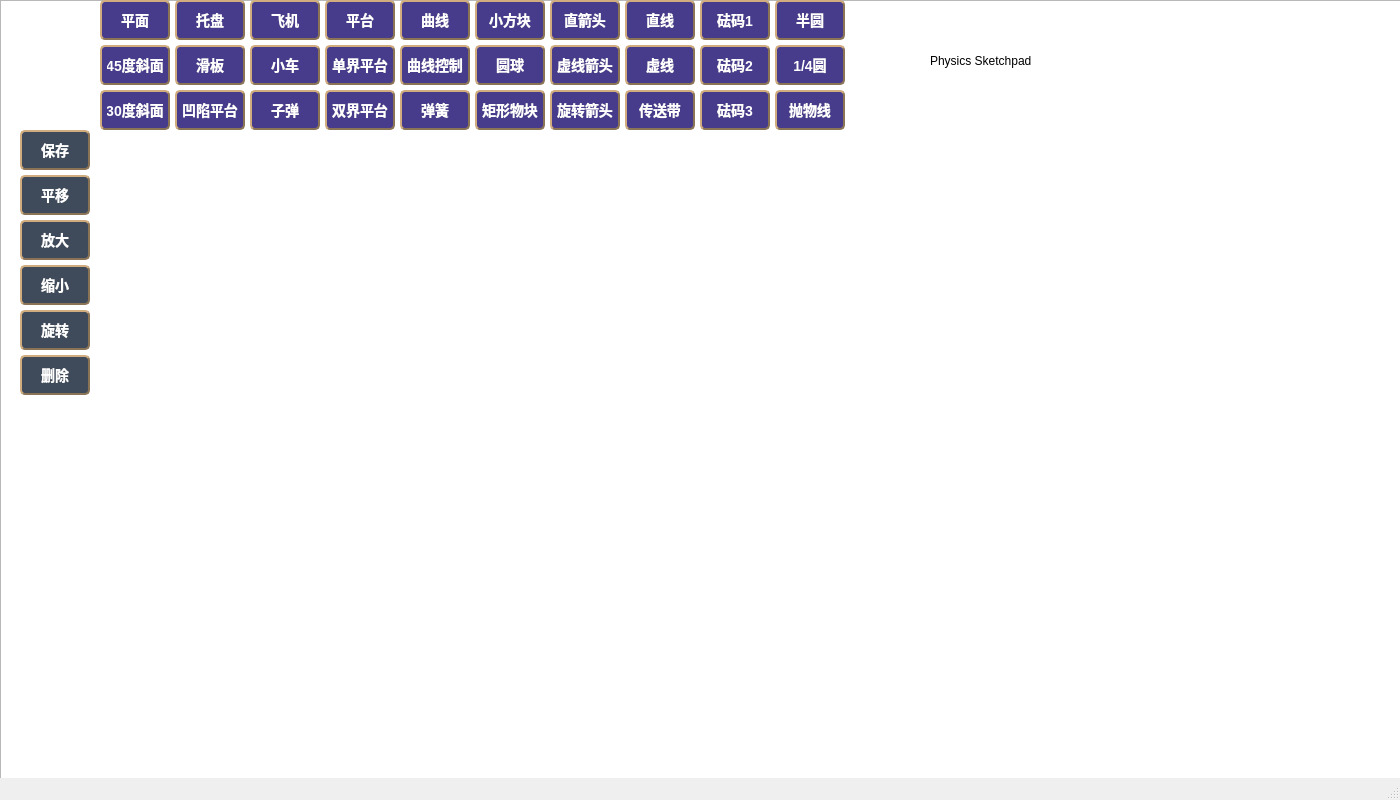
 <widget class="QMainWindow" name="MainWindow">
  <property name="geometry">
   <rect>
    <x>0</x>
    <y>0</y>
    <width>1400</width>
    <height>800</height>
   </rect>
  </property>
  <property name="windowTitle">
   <string>MainWindow</string>
  </property>
  <property name="styleSheet">
   <string notr="true"/>
  </property>
  <widget class="QWidget" name="centralwidget">
   <property name="styleSheet">
    <string notr="true"/>
   </property>
   <widget class="QPushButton" name="Save">
    <property name="geometry">
     <rect>
      <x>20</x>
      <y>130</y>
      <width>70</width>
      <height>40</height>
     </rect>
    </property>
    <property name="styleSheet">
     <string notr="true">QPushButton
{
	background-color: #3F4B5B; 
	border-style: outset;
	border-width: 2px;
	border-radius:5px; 
	border-color: #8B7355;
	font: bold 14px;
	min-width:2em;
	color:white; 
	padding: 5px;
}
 
QPushButton:hover
{
	background-color: rgb(0, 150, 0);
}
 
QPushButton:pressed
{
	background-color: #1E90FF; /*伪状态经过时背景色*/ 
	border-style: inset;
}
QPushButton:!enabled{
	background-color: rgb(100, 100, 100);
	border-style: inset;
}
</string>
    </property>
    <property name="text">
     <string>保存</string>
    </property>
   </widget>
   <widget class="QPushButton" name="SSurface">
    <property name="geometry">
     <rect>
      <x>100</x>
      <y>0</y>
      <width>70</width>
      <height>40</height>
     </rect>
    </property>
    <property name="styleSheet">
     <string notr="true">QPushButton
{
	background-color: #473C8B; 
	border-style: outset;
	border-width: 2px;
	border-radius:5px; 
	border-color: #8B7355;
	font: bold 14px;
	min-width:2em;
	color:white; 
	padding: 5px;
}
 
QPushButton:hover
{
	background-color: rgb(0, 150, 0);
}
 
QPushButton:pressed
{
	background-color: #1E90FF; /*伪状态经过时背景色*/ 
	border-style: inset;
}
QPushButton:!enabled{
	background-color: rgb(100, 100, 100);
	border-style: inset;
}
</string>
    </property>
    <property name="text">
     <string>平面</string>
    </property>
   </widget>
   <widget class="QPushButton" name="Translate">
    <property name="geometry">
     <rect>
      <x>20</x>
      <y>175</y>
      <width>70</width>
      <height>40</height>
     </rect>
    </property>
    <property name="styleSheet">
     <string notr="true">QPushButton
{
	background-color: #3F4B5B; 
	border-style: outset;
	border-width: 2px;
	border-radius:5px; 
	border-color: #8B7355;
	font: bold 14px;
	min-width:2em;
	color:white; 
	padding: 5px;
}
 
QPushButton:hover
{
	background-color: rgb(0, 150, 0);
}
 
QPushButton:pressed
{
	background-color: #1E90FF; /*伪状态经过时背景色*/ 
	border-style: inset;
}
QPushButton:!enabled{
	background-color: rgb(100, 100, 100);
	border-style: inset;
}
</string>
    </property>
    <property name="text">
     <string>平移</string>
    </property>
   </widget>
   <widget class="QPushButton" name="ZoomIn">
    <property name="geometry">
     <rect>
      <x>20</x>
      <y>220</y>
      <width>70</width>
      <height>40</height>
     </rect>
    </property>
    <property name="styleSheet">
     <string notr="true">QPushButton
{
	background-color: #3F4B5B; 
	border-style: outset;
	border-width: 2px;
	border-radius:5px; 
	border-color: #8B7355;
	font: bold 14px;
	min-width:2em;
	color:white; 
	padding: 5px;
}
 
QPushButton:hover
{
	background-color: rgb(0, 150, 0);
}
 
QPushButton:pressed
{
	background-color: #1E90FF; /*伪状态经过时背景色*/ 
	border-style: inset;
}
QPushButton:!enabled{
	background-color: rgb(100, 100, 100);
	border-style: inset;
}
</string>
    </property>
    <property name="text">
     <string>放大</string>
    </property>
   </widget>
   <widget class="QPushButton" name="ZoomOut">
    <property name="geometry">
     <rect>
      <x>20</x>
      <y>265</y>
      <width>70</width>
      <height>40</height>
     </rect>
    </property>
    <property name="styleSheet">
     <string notr="true">QPushButton
{
	background-color: #3F4B5B; 
	border-style: outset;
	border-width: 2px;
	border-radius:5px; 
	border-color: #8B7355;
	font: bold 14px;
	min-width:2em;
	color:white; 
	padding: 5px;
}
 
QPushButton:hover
{
	background-color: rgb(0, 150, 0);
}
 
QPushButton:pressed
{
	background-color: #1E90FF; /*伪状态经过时背景色*/ 
	border-style: inset;
}
QPushButton:!enabled{
	background-color: rgb(100, 100, 100);
	border-style: inset;
}
</string>
    </property>
    <property name="text">
     <string>缩小</string>
    </property>
   </widget>
   <widget class="QPushButton" name="Ramp">
    <property name="geometry">
     <rect>
      <x>100</x>
      <y>45</y>
      <width>70</width>
      <height>40</height>
     </rect>
    </property>
    <property name="styleSheet">
     <string notr="true">QPushButton
{
	background-color: #473C8B; 
	border-style: outset;
	border-width: 2px;
	border-radius:5px; 
	border-color: #8B7355;
	font: bold 14px;
	min-width:2em;
	color:white; 
	padding: 5px;
}
 
QPushButton:hover
{
	background-color: rgb(0, 150, 0);
}
 
QPushButton:pressed
{
	background-color: #1E90FF; /*伪状态经过时背景色*/ 
	border-style: inset;
}
QPushButton:!enabled{
	background-color: rgb(100, 100, 100);
	border-style: inset;
}
</string>
    </property>
    <property name="text">
     <string>45度斜面</string>
    </property>
   </widget>
   <widget class="QPushButton" name="Semicircle">
    <property name="geometry">
     <rect>
      <x>775</x>
      <y>0</y>
      <width>70</width>
      <height>40</height>
     </rect>
    </property>
    <property name="styleSheet">
     <string notr="true">QPushButton
{
	background-color: #473C8B; 
	border-style: outset;
	border-width: 2px;
	border-radius:5px; 
	border-color: #8B7355;
	font: bold 14px;
	min-width:2em;
	color:white; 
	padding: 5px;
}
 
QPushButton:hover
{
	background-color: rgb(0, 150, 0);
}
 
QPushButton:pressed
{
	background-color: #1E90FF; /*伪状态经过时背景色*/ 
	border-style: inset;
}
QPushButton:!enabled{
	background-color: rgb(100, 100, 100);
	border-style: inset;
}
</string>
    </property>
    <property name="text">
     <string>半圆</string>
    </property>
   </widget>
   <widget class="QPushButton" name="parabola">
    <property name="geometry">
     <rect>
      <x>775</x>
      <y>90</y>
      <width>70</width>
      <height>40</height>
     </rect>
    </property>
    <property name="styleSheet">
     <string notr="true">QPushButton
{
	background-color: #473C8B; 
	border-style: outset;
	border-width: 2px;
	border-radius:5px; 
	border-color: #8B7355;
	font: bold 14px;
	min-width:2em;
	color:white; 
	padding: 5px;
}
 
QPushButton:hover
{
	background-color: rgb(0, 150, 0);
}
 
QPushButton:pressed
{
	background-color: #1E90FF; /*伪状态经过时背景色*/ 
	border-style: inset;
}
QPushButton:!enabled{
	background-color: rgb(100, 100, 100);
	border-style: inset;
}
</string>
    </property>
    <property name="text">
     <string>抛物线</string>
    </property>
   </widget>
   <widget class="QPushButton" name="curve">
    <property name="geometry">
     <rect>
      <x>400</x>
      <y>0</y>
      <width>70</width>
      <height>40</height>
     </rect>
    </property>
    <property name="styleSheet">
     <string notr="true">QPushButton
{
	background-color: #473C8B; 
	border-style: outset;
	border-width: 2px;
	border-radius:5px; 
	border-color: #8B7355;
	font: bold 14px;
	min-width:2em;
	color:white; 
	padding: 5px;
}
 
QPushButton:hover
{
	background-color: rgb(0, 150, 0);
}
 
QPushButton:pressed
{
	background-color: #1E90FF; /*伪状态经过时背景色*/ 
	border-style: inset;
}
QPushButton:!enabled{
	background-color: rgb(100, 100, 100);
	border-style: inset;
}
</string>
    </property>
    <property name="text">
     <string>曲线</string>
    </property>
   </widget>
   <widget class="QPushButton" name="curverow">
    <property name="geometry">
     <rect>
      <x>550</x>
      <y>90</y>
      <width>70</width>
      <height>40</height>
     </rect>
    </property>
    <property name="styleSheet">
     <string notr="true">QPushButton
{
	background-color: #473C8B; 
	border-style: outset;
	border-width: 2px;
	border-radius:5px; 
	border-color: #8B7355;
	font: bold 14px;
	min-width:2em;
	color:white; 
	padding: 5px;
}
 
QPushButton:hover
{
	background-color: rgb(0, 150, 0);
}
 
QPushButton:pressed
{
	background-color: #1E90FF; /*伪状态经过时背景色*/ 
	border-style: inset;
}
QPushButton:!enabled{
	background-color: rgb(100, 100, 100);
	border-style: inset;
}
</string>
    </property>
    <property name="text">
     <string>旋转箭头</string>
    </property>
   </widget>
   <widget class="QPushButton" name="row">
    <property name="geometry">
     <rect>
      <x>550</x>
      <y>0</y>
      <width>70</width>
      <height>40</height>
     </rect>
    </property>
    <property name="styleSheet">
     <string notr="true">QPushButton
{
	background-color: #473C8B; 
	border-style: outset;
	border-width: 2px;
	border-radius:5px; 
	border-color: #8B7355;
	font: bold 14px;
	min-width:2em;
	color:white; 
	padding: 5px;
}
 
QPushButton:hover
{
	background-color: rgb(0, 150, 0);
}
 
QPushButton:pressed
{
	background-color: #1E90FF; /*伪状态经过时背景色*/ 
	border-style: inset;
}
QPushButton:!enabled{
	background-color: rgb(100, 100, 100);
	border-style: inset;
}
</string>
    </property>
    <property name="text">
     <string>直箭头</string>
    </property>
   </widget>
   <widget class="QPushButton" name="quartercircle">
    <property name="geometry">
     <rect>
      <x>775</x>
      <y>45</y>
      <width>70</width>
      <height>40</height>
     </rect>
    </property>
    <property name="styleSheet">
     <string notr="true">QPushButton
{
	background-color: #473C8B; 
	border-style: outset;
	border-width: 2px;
	border-radius:5px; 
	border-color: #8B7355;
	font: bold 14px;
	min-width:2em;
	color:white; 
	padding: 5px;
}
 
QPushButton:hover
{
	background-color: rgb(0, 150, 0);
}
 
QPushButton:pressed
{
	background-color: #1E90FF; /*伪状态经过时背景色*/ 
	border-style: inset;
}
QPushButton:!enabled{
	background-color: rgb(100, 100, 100);
	border-style: inset;
}
</string>
    </property>
    <property name="text">
     <string>1/4圆</string>
    </property>
   </widget>
   <widget class="QPushButton" name="masspoint">
    <property name="geometry">
     <rect>
      <x>475</x>
      <y>45</y>
      <width>70</width>
      <height>40</height>
     </rect>
    </property>
    <property name="styleSheet">
     <string notr="true">QPushButton
{
	background-color: #473C8B; 
	border-style: outset;
	border-width: 2px;
	border-radius:5px; 
	border-color: #8B7355;
	font: bold 14px;
	min-width:2em;
	color:white; 
	padding: 5px;
}
 
QPushButton:hover
{
	background-color: rgb(0, 150, 0);
}
 
QPushButton:pressed
{
	background-color: #1E90FF; /*伪状态经过时背景色*/ 
	border-style: inset;
}
QPushButton:!enabled{
	background-color: rgb(100, 100, 100);
	border-style: inset;
}
</string>
    </property>
    <property name="text">
     <string>圆球</string>
    </property>
   </widget>
   <widget class="QPushButton" name="arctrack">
    <property name="geometry">
     <rect>
      <x>175</x>
      <y>90</y>
      <width>70</width>
      <height>40</height>
     </rect>
    </property>
    <property name="styleSheet">
     <string notr="true">QPushButton
{
	background-color: #473C8B; 
	border-style: outset;
	border-width: 2px;
	border-radius:5px; 
	border-color: #8B7355;
	font: bold 14px;
	min-width:2em;
	color:white; 
	padding: 5px;
}
 
QPushButton:hover
{
	background-color: rgb(0, 150, 0);
}
 
QPushButton:pressed
{
	background-color: #1E90FF; /*伪状态经过时背景色*/ 
	border-style: inset;
}
QPushButton:!enabled{
	background-color: rgb(100, 100, 100);
	border-style: inset;
}
</string>
    </property>
    <property name="text">
     <string>凹陷平台</string>
    </property>
   </widget>
   <widget class="QPushButton" name="barriertrack">
    <property name="geometry">
     <rect>
      <x>325</x>
      <y>90</y>
      <width>70</width>
      <height>40</height>
     </rect>
    </property>
    <property name="styleSheet">
     <string notr="true">QPushButton
{
	background-color: #473C8B; 
	border-style: outset;
	border-width: 2px;
	border-radius:5px; 
	border-color: #8B7355;
	font: bold 14px;
	min-width:2em;
	color:white; 
	padding: 5px;
}
 
QPushButton:hover
{
	background-color: rgb(0, 150, 0);
}
 
QPushButton:pressed
{
	background-color: #1E90FF; /*伪状态经过时背景色*/ 
	border-style: inset;
}
QPushButton:!enabled{
	background-color: rgb(100, 100, 100);
	border-style: inset;
}
</string>
    </property>
    <property name="text">
     <string>双界平台</string>
    </property>
   </widget>
   <widget class="QPushButton" name="Belt">
    <property name="geometry">
     <rect>
      <x>625</x>
      <y>90</y>
      <width>70</width>
      <height>40</height>
     </rect>
    </property>
    <property name="styleSheet">
     <string notr="true">QPushButton
{
	background-color: #473C8B; 
	border-style: outset;
	border-width: 2px;
	border-radius:5px; 
	border-color: #8B7355;
	font: bold 14px;
	min-width:2em;
	color:white; 
	padding: 5px;
}
 
QPushButton:hover
{
	background-color: rgb(0, 150, 0);
}
 
QPushButton:pressed
{
	background-color: #1E90FF; /*伪状态经过时背景色*/ 
	border-style: inset;
}
QPushButton:!enabled{
	background-color: rgb(100, 100, 100);
	border-style: inset;
}
</string>
    </property>
    <property name="text">
     <string>传送带</string>
    </property>
   </widget>
   <widget class="QPushButton" name="track">
    <property name="geometry">
     <rect>
      <x>325</x>
      <y>0</y>
      <width>70</width>
      <height>40</height>
     </rect>
    </property>
    <property name="styleSheet">
     <string notr="true">QPushButton
{
	background-color: #473C8B; 
	border-style: outset;
	border-width: 2px;
	border-radius:5px; 
	border-color: #8B7355;
	font: bold 14px;
	min-width:2em;
	color:white; 
	padding: 5px;
}
 
QPushButton:hover
{
	background-color: rgb(0, 150, 0);
}
 
QPushButton:pressed
{
	background-color: #1E90FF; /*伪状态经过时背景色*/ 
	border-style: inset;
}
QPushButton:!enabled{
	background-color: rgb(100, 100, 100);
	border-style: inset;
}
</string>
    </property>
    <property name="text">
     <string>平台</string>
    </property>
   </widget>
   <widget class="QLabel" name="label">
    <property name="geometry">
     <rect>
      <x>100</x>
      <y>130</y>
      <width>1271</width>
      <height>640</height>
     </rect>
    </property>
    <property name="styleSheet">
     <string notr="true">plane
{
}url(:/new/prefix1/Image/plane.png)</string>
    </property>
    <property name="text">
     <string/>
    </property>
   </widget>
   <widget class="QPushButton" name="Ltrack">
    <property name="geometry">
     <rect>
      <x>325</x>
      <y>45</y>
      <width>70</width>
      <height>40</height>
     </rect>
    </property>
    <property name="styleSheet">
     <string notr="true">QPushButton
{
	background-color: #473C8B; 
	border-style: outset;
	border-width: 2px;
	border-radius:5px; 
	border-color: #8B7355;
	font: bold 14px;
	min-width:2em;
	color:white; 
	padding: 5px;
}
 
QPushButton:hover
{
	background-color: rgb(0, 150, 0);
}
 
QPushButton:pressed
{
	background-color: #1E90FF; /*伪状态经过时背景色*/ 
	border-style: inset;
}
QPushButton:!enabled{
	background-color: rgb(100, 100, 100);
	border-style: inset;
}
</string>
    </property>
    <property name="text">
     <string>单界平台</string>
    </property>
   </widget>
   <widget class="QPushButton" name="spring">
    <property name="geometry">
     <rect>
      <x>400</x>
      <y>90</y>
      <width>70</width>
      <height>40</height>
     </rect>
    </property>
    <property name="styleSheet">
     <string notr="true">QPushButton
{
	background-color: #473C8B; 
	border-style: outset;
	border-width: 2px;
	border-radius:5px; 
	border-color: #8B7355;
	font: bold 14px;
	min-width:2em;
	color:white; 
	padding: 5px;
}
 
QPushButton:hover
{
	background-color: rgb(0, 150, 0);
}
 
QPushButton:pressed
{
	background-color: #1E90FF; /*伪状态经过时背景色*/ 
	border-style: inset;
}
QPushButton:!enabled{
	background-color: rgb(100, 100, 100);
	border-style: inset;
}
</string>
    </property>
    <property name="text">
     <string>弹簧</string>
    </property>
   </widget>
   <widget class="QPushButton" name="weight">
    <property name="geometry">
     <rect>
      <x>700</x>
      <y>0</y>
      <width>70</width>
      <height>40</height>
     </rect>
    </property>
    <property name="styleSheet">
     <string notr="true">QPushButton
{
	background-color: #473C8B; 
	border-style: outset;
	border-width: 2px;
	border-radius:5px; 
	border-color: #8B7355;
	font: bold 14px;
	min-width:2em;
	color:white; 
	padding: 5px;
}
 
QPushButton:hover
{
	background-color: rgb(0, 150, 0);
}
 
QPushButton:pressed
{
	background-color: #1E90FF; /*伪状态经过时背景色*/ 
	border-style: inset;
}
QPushButton:!enabled{
	background-color: rgb(100, 100, 100);
	border-style: inset;
}
</string>
    </property>
    <property name="text">
     <string>砝码1</string>
    </property>
   </widget>
   <widget class="QPushButton" name="bullet">
    <property name="geometry">
     <rect>
      <x>250</x>
      <y>90</y>
      <width>70</width>
      <height>40</height>
     </rect>
    </property>
    <property name="styleSheet">
     <string notr="true">QPushButton
{
	background-color: #473C8B; 
	border-style: outset;
	border-width: 2px;
	border-radius:5px; 
	border-color: #8B7355;
	font: bold 14px;
	min-width:2em;
	color:white; 
	padding: 5px;
}
 
QPushButton:hover
{
	background-color: rgb(0, 150, 0);
}
 
QPushButton:pressed
{
	background-color: #1E90FF; /*伪状态经过时背景色*/ 
	border-style: inset;
}
QPushButton:!enabled{
	background-color: rgb(100, 100, 100);
	border-style: inset;
}
</string>
    </property>
    <property name="text">
     <string>子弹</string>
    </property>
   </widget>
   <widget class="QPushButton" name="block">
    <property name="geometry">
     <rect>
      <x>475</x>
      <y>0</y>
      <width>70</width>
      <height>40</height>
     </rect>
    </property>
    <property name="styleSheet">
     <string notr="true">QPushButton
{
	background-color: #473C8B; 
	border-style: outset;
	border-width: 2px;
	border-radius:5px; 
	border-color: #8B7355;
	font: bold 14px;
	min-width:2em;
	color:white; 
	padding: 5px;
}
 
QPushButton:hover
{
	background-color: rgb(0, 150, 0);
}
 
QPushButton:pressed
{
	background-color: #1E90FF; /*伪状态经过时背景色*/ 
	border-style: inset;
}
QPushButton:!enabled{
	background-color: rgb(100, 100, 100);
	border-style: inset;
}
</string>
    </property>
    <property name="text">
     <string>小方块</string>
    </property>
   </widget>
   <widget class="QPushButton" name="skateboard">
    <property name="geometry">
     <rect>
      <x>175</x>
      <y>45</y>
      <width>70</width>
      <height>40</height>
     </rect>
    </property>
    <property name="styleSheet">
     <string notr="true">QPushButton
{
	background-color: #473C8B; 
	border-style: outset;
	border-width: 2px;
	border-radius:5px; 
	border-color: #8B7355;
	font: bold 14px;
	min-width:2em;
	color:white; 
	padding: 5px;
}
 
QPushButton:hover
{
	background-color: rgb(0, 150, 0);
}
 
QPushButton:pressed
{
	background-color: #1E90FF; /*伪状态经过时背景色*/ 
	border-style: inset;
}
QPushButton:!enabled{
	background-color: rgb(100, 100, 100);
	border-style: inset;
}
</string>
    </property>
    <property name="text">
     <string>滑板</string>
    </property>
   </widget>
   <widget class="QPushButton" name="pallet">
    <property name="geometry">
     <rect>
      <x>175</x>
      <y>0</y>
      <width>70</width>
      <height>40</height>
     </rect>
    </property>
    <property name="styleSheet">
     <string notr="true">QPushButton
{
	background-color: #473C8B; 
	border-style: outset;
	border-width: 2px;
	border-radius:5px; 
	border-color: #8B7355;
	font: bold 14px;
	min-width:2em;
	color:white; 
	padding: 5px;
}
 
QPushButton:hover
{
	background-color: rgb(0, 150, 0);
}
 
QPushButton:pressed
{
	background-color: #1E90FF; /*伪状态经过时背景色*/ 
	border-style: inset;
}
QPushButton:!enabled{
	background-color: rgb(100, 100, 100);
	border-style: inset;
}
</string>
    </property>
    <property name="text">
     <string>托盘</string>
    </property>
   </widget>
   <widget class="QPushButton" name="car">
    <property name="geometry">
     <rect>
      <x>250</x>
      <y>45</y>
      <width>70</width>
      <height>40</height>
     </rect>
    </property>
    <property name="styleSheet">
     <string notr="true">QPushButton
{
	background-color: #473C8B; 
	border-style: outset;
	border-width: 2px;
	border-radius:5px; 
	border-color: #8B7355;
	font: bold 14px;
	min-width:2em;
	color:white; 
	padding: 5px;
}
 
QPushButton:hover
{
	background-color: rgb(0, 150, 0);
}
 
QPushButton:pressed
{
	background-color: #1E90FF; /*伪状态经过时背景色*/ 
	border-style: inset;
}
QPushButton:!enabled{
	background-color: rgb(100, 100, 100);
	border-style: inset;
}
</string>
    </property>
    <property name="text">
     <string>小车</string>
    </property>
   </widget>
   <widget class="QPushButton" name="plane">
    <property name="geometry">
     <rect>
      <x>250</x>
      <y>0</y>
      <width>70</width>
      <height>40</height>
     </rect>
    </property>
    <property name="styleSheet">
     <string notr="true">QPushButton
{
	background-color: #473C8B; 
	border-style: outset;
	border-width: 2px;
	border-radius:5px; 
	border-color: #8B7355;
	font: bold 14px;
	min-width:2em;
	color:white; 
	padding: 5px;
}
 
QPushButton:hover
{
	background-color: rgb(0, 150, 0);
}
 
QPushButton:pressed
{
	background-color: #1E90FF; /*伪状态经过时背景色*/ 
	border-style: inset;
}
QPushButton:!enabled{
	background-color: rgb(100, 100, 100);
	border-style: inset;
}
</string>
    </property>
    <property name="text">
     <string>飞机</string>
    </property>
    <property name="iconSize">
     <size>
      <width>20</width>
      <height>20</height>
     </size>
    </property>
   </widget>
   <widget class="QPushButton" name="Delete">
    <property name="geometry">
     <rect>
      <x>20</x>
      <y>355</y>
      <width>70</width>
      <height>40</height>
     </rect>
    </property>
    <property name="styleSheet">
     <string notr="true">QPushButton
{
	background-color: #3F4B5B; 
	border-style: outset;
	border-width: 2px;
	border-radius:5px; 
	border-color: #8B7355;
	font: bold 14px;
	min-width:2em;
	color:white; 
	padding: 5px;
}
 
QPushButton:hover
{
	background-color: rgb(0, 150, 0);
}
 
QPushButton:pressed
{
	background-color: #1E90FF; /*伪状态经过时背景色*/ 
	border-style: inset;
}
QPushButton:!enabled{
	background-color: rgb(100, 100, 100);
	border-style: inset;
}
</string>
    </property>
    <property name="text">
     <string>删除</string>
    </property>
   </widget>
   <widget class="QPushButton" name="BezierControl">
    <property name="geometry">
     <rect>
      <x>400</x>
      <y>45</y>
      <width>70</width>
      <height>40</height>
     </rect>
    </property>
    <property name="styleSheet">
     <string notr="true">QPushButton
{
	background-color: #473C8B; 
	border-style: outset;
	border-width: 2px;
	border-radius:5px; 
	border-color: #8B7355;
	font: bold 14px;
	min-width:2em;
	color:white; 
	padding: 5px;
}
 
QPushButton:hover
{
	background-color: rgb(0, 150, 0);
}
 
QPushButton:pressed
{
	background-color: #1E90FF; /*伪状态经过时背景色*/ 
	border-style: inset;
}
QPushButton:!enabled{
	background-color: rgb(100, 100, 100);
	border-style: inset;
}
</string>
    </property>
    <property name="text">
     <string>曲线控制</string>
    </property>
   </widget>
   <widget class="QPushButton" name="Rectangle">
    <property name="geometry">
     <rect>
      <x>475</x>
      <y>90</y>
      <width>70</width>
      <height>40</height>
     </rect>
    </property>
    <property name="styleSheet">
     <string notr="true">QPushButton
{
	background-color: #473C8B; 
	border-style: outset;
	border-width: 2px;
	border-radius:5px; 
	border-color: #8B7355;
	font: bold 14px;
	min-width:2em;
	color:white; 
	padding: 5px;
}
 
QPushButton:hover
{
	background-color: rgb(0, 150, 0);
}
 
QPushButton:pressed
{
	background-color: #1E90FF; /*伪状态经过时背景色*/ 
	border-style: inset;
}
QPushButton:!enabled{
	background-color: rgb(100, 100, 100);
	border-style: inset;
}
</string>
    </property>
    <property name="text">
     <string>矩形物块</string>
    </property>
   </widget>
   <widget class="QPushButton" name="Rotate">
    <property name="geometry">
     <rect>
      <x>20</x>
      <y>310</y>
      <width>70</width>
      <height>40</height>
     </rect>
    </property>
    <property name="styleSheet">
     <string notr="true">QPushButton
{
	background-color: #3F4B5B; 
	border-style: outset;
	border-width: 2px;
	border-radius:5px; 
	border-color: #8B7355;
	font: bold 14px;
	min-width:2em;
	color:white; 
	padding: 5px;
}
 
QPushButton:hover
{
	background-color: rgb(0, 150, 0);
}
 
QPushButton:pressed
{
	background-color: #1E90FF; /*伪状态经过时背景色*/ 
	border-style: inset;
}
QPushButton:!enabled{
	background-color: rgb(100, 100, 100);
	border-style: inset;
}
</string>
    </property>
    <property name="text">
     <string>旋转</string>
    </property>
   </widget>
   <widget class="QPushButton" name="DashRow">
    <property name="geometry">
     <rect>
      <x>550</x>
      <y>45</y>
      <width>70</width>
      <height>40</height>
     </rect>
    </property>
    <property name="styleSheet">
     <string notr="true">QPushButton
{
	background-color: #473C8B; 
	border-style: outset;
	border-width: 2px;
	border-radius:5px; 
	border-color: #8B7355;
	font: bold 14px;
	min-width:2em;
	color:white; 
	padding: 5px;
}
 
QPushButton:hover
{
	background-color: rgb(0, 150, 0);
}
 
QPushButton:pressed
{
	background-color: #1E90FF; /*伪状态经过时背景色*/ 
	border-style: inset;
}
QPushButton:!enabled{
	background-color: rgb(100, 100, 100);
	border-style: inset;
}
</string>
    </property>
    <property name="text">
     <string>虚线箭头</string>
    </property>
   </widget>
   <widget class="QPushButton" name="Line">
    <property name="geometry">
     <rect>
      <x>625</x>
      <y>0</y>
      <width>70</width>
      <height>40</height>
     </rect>
    </property>
    <property name="styleSheet">
     <string notr="true">QPushButton
{
	background-color: #473C8B; 
	border-style: outset;
	border-width: 2px;
	border-radius:5px; 
	border-color: #8B7355;
	font: bold 14px;
	min-width:2em;
	color:white; 
	padding: 5px;
}
 
QPushButton:hover
{
	background-color: rgb(0, 150, 0);
}
 
QPushButton:pressed
{
	background-color: #1E90FF; /*伪状态经过时背景色*/ 
	border-style: inset;
}
QPushButton:!enabled{
	background-color: rgb(100, 100, 100);
	border-style: inset;
}
</string>
    </property>
    <property name="text">
     <string>直线</string>
    </property>
   </widget>
   <widget class="QPushButton" name="DashedLine">
    <property name="geometry">
     <rect>
      <x>625</x>
      <y>45</y>
      <width>70</width>
      <height>40</height>
     </rect>
    </property>
    <property name="styleSheet">
     <string notr="true">QPushButton
{
	background-color: #473C8B; 
	border-style: outset;
	border-width: 2px;
	border-radius:5px; 
	border-color: #8B7355;
	font: bold 14px;
	min-width:2em;
	color:white; 
	padding: 5px;
}
 
QPushButton:hover
{
	background-color: rgb(0, 150, 0);
}
 
QPushButton:pressed
{
	background-color: #1E90FF; /*伪状态经过时背景色*/ 
	border-style: inset;
}
QPushButton:!enabled{
	background-color: rgb(100, 100, 100);
	border-style: inset;
}
</string>
    </property>
    <property name="text">
     <string>虚线</string>
    </property>
   </widget>
   <widget class="QPushButton" name="weight2">
    <property name="geometry">
     <rect>
      <x>700</x>
      <y>45</y>
      <width>70</width>
      <height>40</height>
     </rect>
    </property>
    <property name="styleSheet">
     <string notr="true">QPushButton
{
	background-color: #473C8B; 
	border-style: outset;
	border-width: 2px;
	border-radius:5px; 
	border-color: #8B7355;
	font: bold 14px;
	min-width:2em;
	color:white; 
	padding: 5px;
}
 
QPushButton:hover
{
	background-color: rgb(0, 150, 0);
}
 
QPushButton:pressed
{
	background-color: #1E90FF; /*伪状态经过时背景色*/ 
	border-style: inset;
}
QPushButton:!enabled{
	background-color: rgb(100, 100, 100);
	border-style: inset;
}
</string>
    </property>
    <property name="text">
     <string>砝码2</string>
    </property>
   </widget>
   <widget class="QPushButton" name="weight3">
    <property name="geometry">
     <rect>
      <x>700</x>
      <y>90</y>
      <width>70</width>
      <height>40</height>
     </rect>
    </property>
    <property name="styleSheet">
     <string notr="true">QPushButton
{
	background-color: #473C8B; 
	border-style: outset;
	border-width: 2px;
	border-radius:5px; 
	border-color: #8B7355;
	font: bold 14px;
	min-width:2em;
	color:white; 
	padding: 5px;
}
 
QPushButton:hover
{
	background-color: rgb(0, 150, 0);
}
 
QPushButton:pressed
{
	background-color: #1E90FF; /*伪状态经过时背景色*/ 
	border-style: inset;
}
QPushButton:!enabled{
	background-color: rgb(100, 100, 100);
	border-style: inset;
}
</string>
    </property>
    <property name="text">
     <string>砝码3</string>
    </property>
   </widget>
   <widget class="QPushButton" name="Ramp30">
    <property name="geometry">
     <rect>
      <x>100</x>
      <y>90</y>
      <width>70</width>
      <height>40</height>
     </rect>
    </property>
    <property name="styleSheet">
     <string notr="true">QPushButton
{
	background-color: #473C8B; 
	border-style: outset;
	border-width: 2px;
	border-radius:5px; 
	border-color: #8B7355;
	font: bold 14px;
	min-width:2em;
	color:white; 
	padding: 5px;
}
 
QPushButton:hover
{
	background-color: rgb(0, 150, 0);
}
 
QPushButton:pressed
{
	background-color: #1E90FF; /*伪状态经过时背景色*/ 
	border-style: inset;
}
QPushButton:!enabled{
	background-color: rgb(100, 100, 100);
	border-style: inset;
}
</string>
    </property>
    <property name="text">
     <string>30度斜面</string>
    </property>
   </widget>
   <widget class="QListView" name="listView">
    <property name="geometry">
     <rect>
      <x>0</x>
      <y>0</y>
      <width>1401</width>
      <height>801</height>
     </rect>
    </property>
    <property name="styleSheet">
     <string notr="true">background-image: url(:/new/prefix1/Image/222.png);</string>
    </property>
   </widget>
   <widget class="QLabel" name="label_2">
    <property name="geometry">
     <rect>
      <x>930</x>
      <y>20</y>
      <width>400</width>
      <height>81</height>
     </rect>
    </property>
    <property name="styleSheet">
     <string notr="true">font: 36pt &quot;Poor Richard&quot;;</string>
    </property>
    <property name="text">
     <string>Physics Sketchpad</string>
    </property>
   </widget>
   <zorder>listView</zorder>
   <zorder>Save</zorder>
   <zorder>SSurface</zorder>
   <zorder>Translate</zorder>
   <zorder>ZoomIn</zorder>
   <zorder>ZoomOut</zorder>
   <zorder>Ramp</zorder>
   <zorder>Semicircle</zorder>
   <zorder>parabola</zorder>
   <zorder>curve</zorder>
   <zorder>curverow</zorder>
   <zorder>row</zorder>
   <zorder>quartercircle</zorder>
   <zorder>masspoint</zorder>
   <zorder>arctrack</zorder>
   <zorder>barriertrack</zorder>
   <zorder>Belt</zorder>
   <zorder>track</zorder>
   <zorder>label</zorder>
   <zorder>Ltrack</zorder>
   <zorder>spring</zorder>
   <zorder>weight</zorder>
   <zorder>bullet</zorder>
   <zorder>block</zorder>
   <zorder>skateboard</zorder>
   <zorder>pallet</zorder>
   <zorder>car</zorder>
   <zorder>plane</zorder>
   <zorder>Delete</zorder>
   <zorder>BezierControl</zorder>
   <zorder>Rectangle</zorder>
   <zorder>Rotate</zorder>
   <zorder>DashRow</zorder>
   <zorder>Line</zorder>
   <zorder>DashedLine</zorder>
   <zorder>weight2</zorder>
   <zorder>weight3</zorder>
   <zorder>Ramp30</zorder>
   <zorder>label_2</zorder>
  </widget>
  <widget class="QStatusBar" name="statusbar"/>
 </widget>
